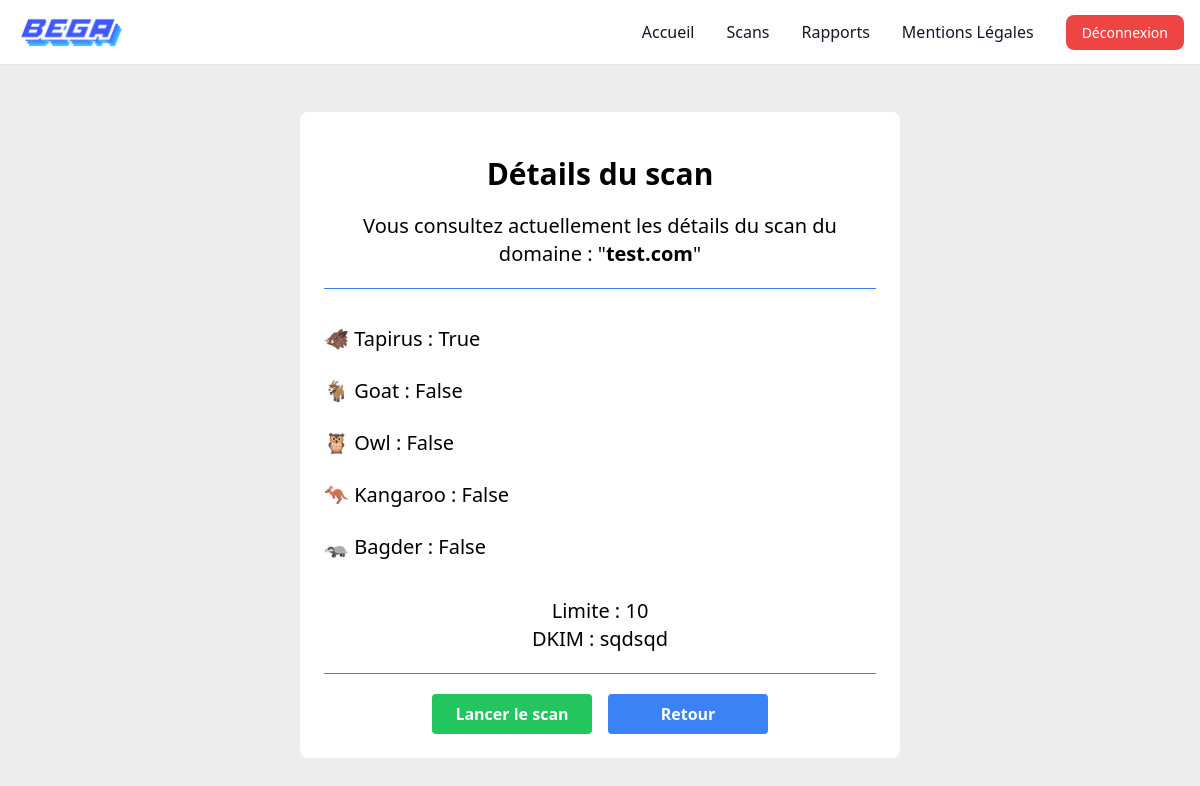
The app's page /scans/1/ (signed in) with its own data.
### scan/models.py (models this page shows, shortened)
class Scan(models.Model):
    domain_name=models.fields.CharField(max_length=100)
    tapirus = models.fields.BooleanField(default=False)
    goat = models.fields.BooleanField(default=False)
    owl = models.fields.BooleanField(default=False)
    kangaroo = models.fields.BooleanField(default=False)
    badger = models.fields.BooleanField(default=False)
    limit = models.fields.IntegerField()
    dkim=models.fields.CharField(max_length=100)
    user = models.ForeignKey(User, null=False, on_delete=models.CASCADE)

### scan/views.py (the view)
# urls.py: path('scans/<int:id>/', scan.views.scan_detail, name="scan-detail"),
@login_required
def scan_detail(request, id):
   scan = Scan.objects.get(id=id)
   return render(request,
          'scan/scan_detail.html',
         {'scan': scan})

### scan/templates/scan/scan_detail.html
{% extends 'scan/base.html' %}
{% block content %}
<div class="inset-0 flex justify-center items-center mt-28 mb-5">
    <div class="bg-white p-6 rounded-lg max-w-[50%] w-full flex justify-center flex-col">
        <h1 class="text-black text-3xl font-bold rounded-lg text-center break-words mt-5">Détails du scan</h1>
        <p class="text-center text-xl mt-5 pb-5 border-b border-blue-500">Vous consultez actuellement les détails du scan du domaine : "<span class="font-bold">{{ scan.domain_name }}</span>"</p>
        <ul class="w-full mt-5">
                <li class="py-2 my-2">
                    <div class="flex justify-between items-center text-xl">
                        🐗 Tapirus : {{scan.tapirus}}
                    </div>
                </li>
                <li class="py-2 my-2">
                    <div class="flex justify-between items-center text-xl">
                        🐐 Goat : {{scan.goat}}
                    </div>
                </li>
                <li class="py-2 my-2">
                    <div class="flex justify-between items-center text-xl">
                        🦉 Owl : {{scan.owl}}
                    </div>
                </li>
                <li class="py-2 my-2">
                    <div class="flex justify-between items-center text-xl">
                        🦘 Kangaroo : {{scan.kangaroo}}
                    </div>
                </li>
                <li class="py-2 my-2">
                    <div class="flex justify-between items-center text-xl">
                        🦡 Bagder : {{scan.badger}}
                    </div>
                </li>
        </ul>
        <p class="text-center text-xl mt-5">Limite : {{scan.limit}}</p>
        <p class="text-center text-xl pb-5 border-b border-blue-500">DKIM : {{scan.dkim}}</p>
        <div class="flex justify-center items-center space-x-4 mt-5">
            <a href="{% url 'report-create' scan.id %}" class="w-40 bg-green-500 hover:bg-green-700 text-white font-bold py-2 px-4 rounded text-center">Lancer le scan</a>
            <a href="{% url 'scan-list' %}" class="w-40 bg-blue-500 hover:bg-blue-700 text-white font-bold py-2 px-4 rounded text-center">Retour</a>
        </div>
    </div>
</div>
{% endblock %}

### records on screen
Scan: domain_name "test.com", tapirus "True", goat "False", owl "False", kangaroo "False", badger "False", limit "10", dkim "sqdsqd"
